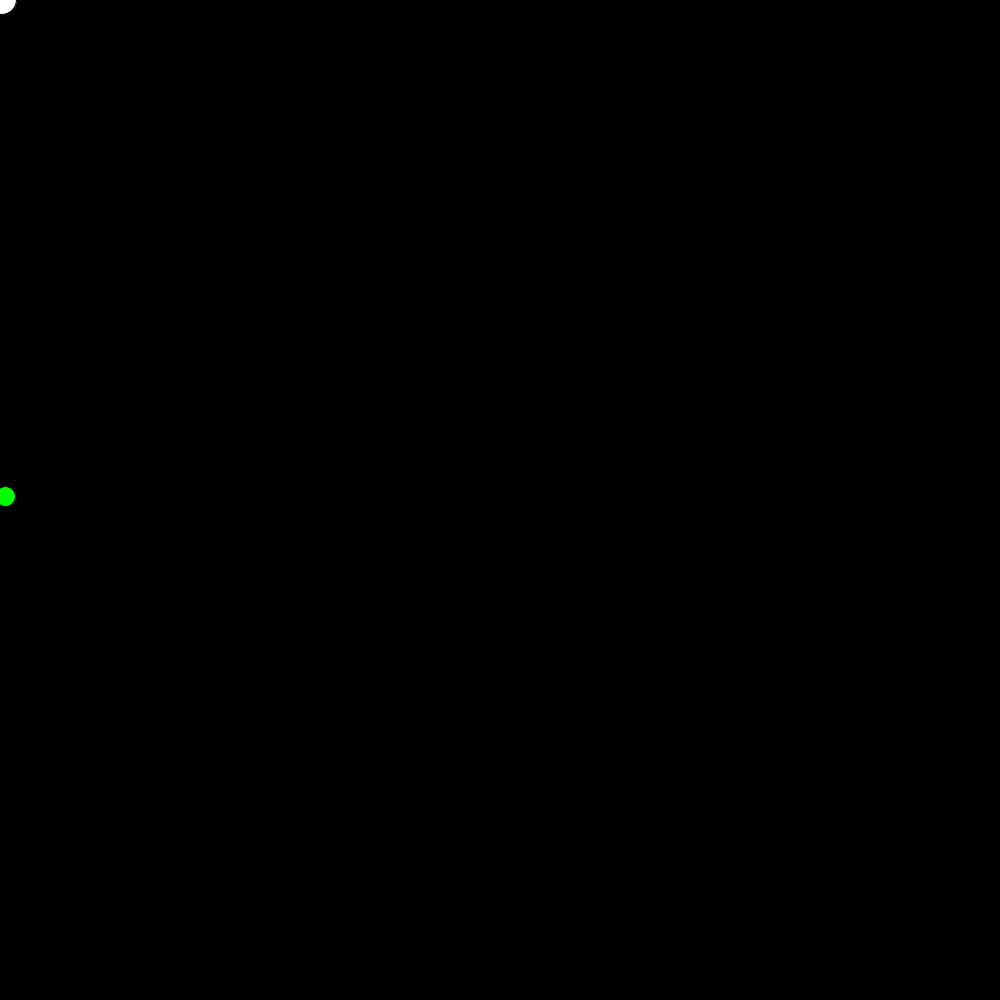
Frame 1 (no input)
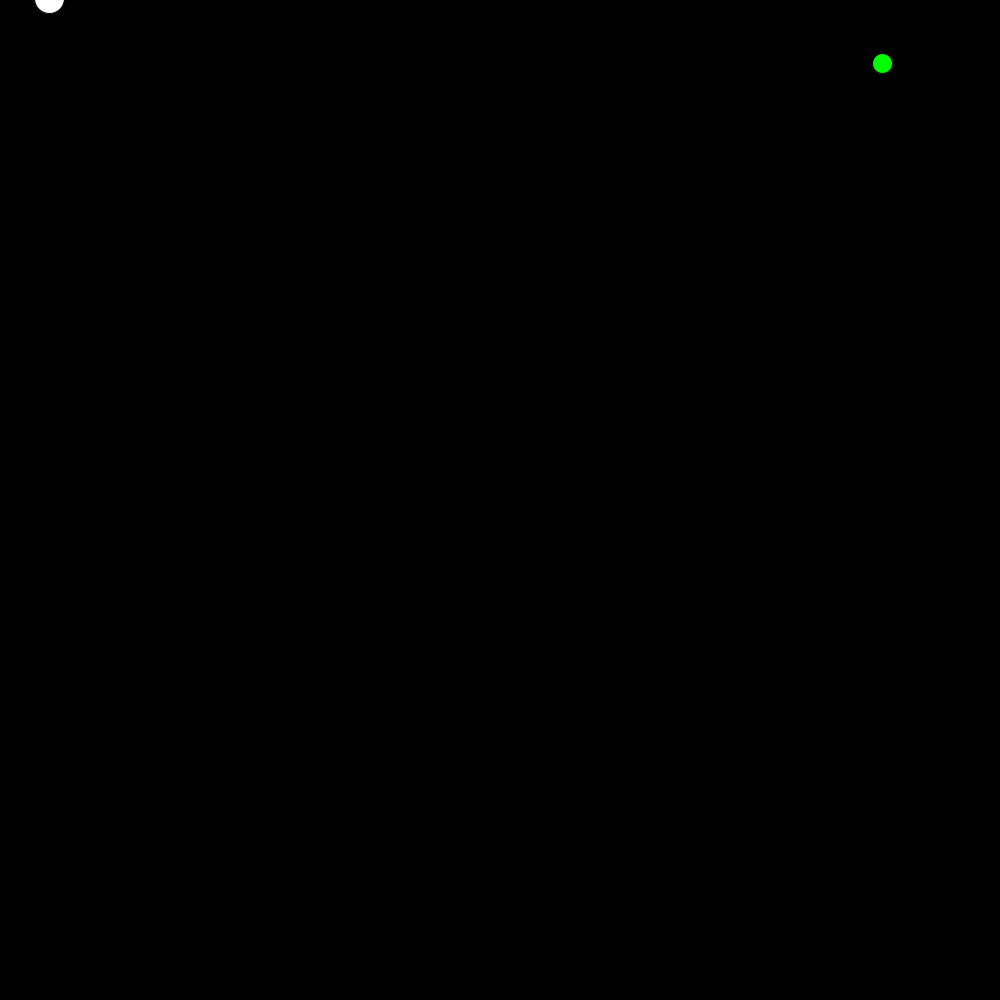
Frame 60 (the mouse pressed at the canvas centre just before this capture)
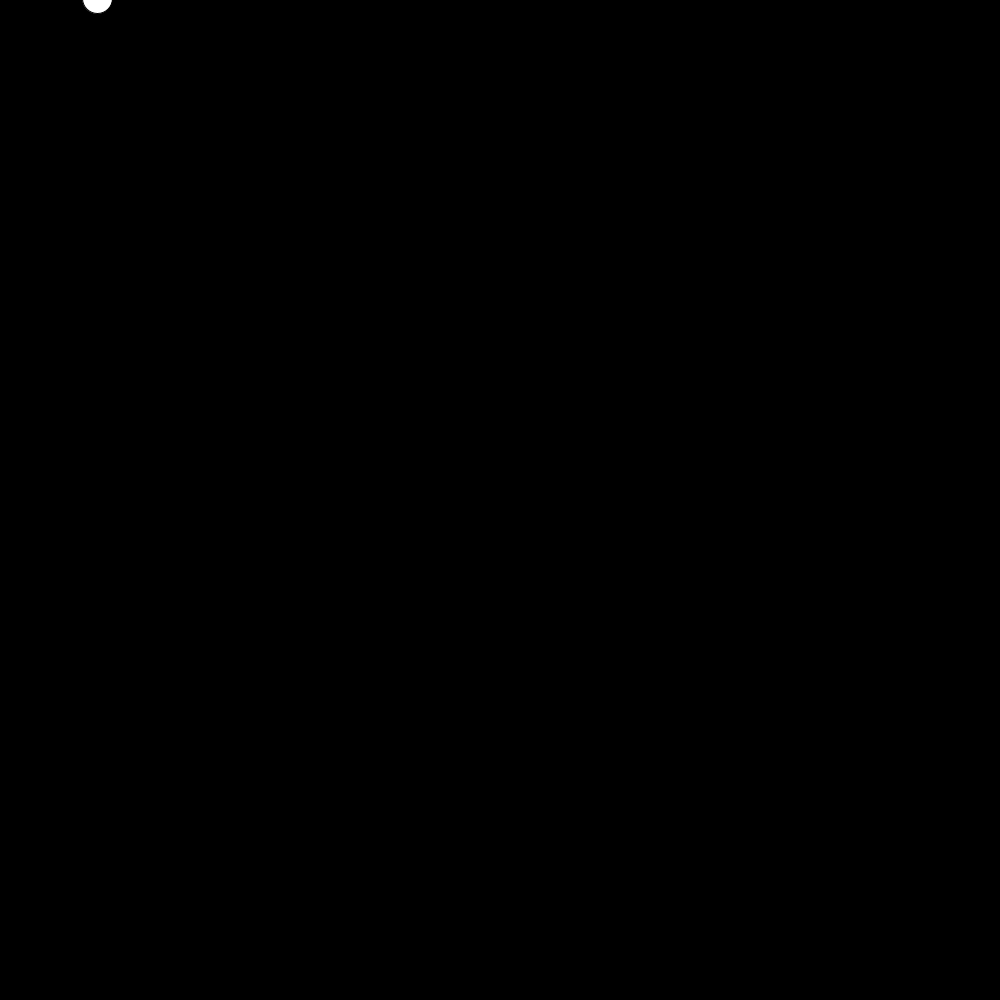
Frame 120 (the mouse held since frame 60 and released just before this capture)

The Processing sketch that drew these frames (run headless with seeded random() and noise(); from frame 60 on, the mouse is pressed at the canvas centre):

// Processing sketch: Comienzo_particulas
// ── Comienzo_particulas.pde
// Un sistema de particules necessita estructura
// Una bona manera d'estructurar es tenir objectes
// Els objectes es creen amb classes
// Una particula pot ser un objecte!

//Variables i objectes
float increment_temps = 0.04;
particula[] particulas_derecha;
particula[] particulas_izquierda;
particula[] particulas;
int num_particulas = 1;
particula lider;
//Funcions i classes
class particula {
  // Atributs
  PVector posicio_particula;  // Posició
  PVector velocitat_particula;  // Velocitat
  PVector acceleracio_particula;  //Acceleració
  float massa_particula;  //Massa
  float tamany_particula;
  color color_particula;
  //Constructor
  particula() {
    posicio_particula = new PVector(width / 2, height / 2);  // Posició
    velocitat_particula = new PVector(0.0, 0.0);  // Velocitat
    acceleracio_particula = new PVector(0.0, 0.0);  //Acceleració
  }
  particula(PVector p, PVector v, float m, float tam, color c) {
    posicio_particula = new PVector(0.0, 0.0);  // Posició
    velocitat_particula = new PVector(0.0, 0.0);  // Velocitat
    acceleracio_particula = new PVector(0.0, 0.0);  //Acceleració

    posicio_particula.set(p);  // Posició
    velocitat_particula.set(v);  // Velocitat
    massa_particula = m;  //Massa
    tamany_particula = tam;
    color_particula = c;
  }
  //Metodes
  void calcula_particula(PVector lider) {
    //Solver EULER
    PVector acumulador_forsa;
    acumulador_forsa = new PVector(0.0, 0.0);
    // 0) Acumular les forces
    lider.normalize();
    PVector desti = new PVector(width - posicio_particula.x, 0 - posicio_particula.y);
    PVector follow = new PVector(lider.x - posicio_particula.x, lider.y - posicio_particula.y);
    follow.normalize();
    acumulador_forsa.x = desti.x; // Podria afegir més forces
    acumulador_forsa.y = desti.y;
    // 1) Acceleració
    acceleracio_particula.x = acumulador_forsa.x / massa_particula;
    acceleracio_particula.y = acumulador_forsa.y / massa_particula;
    // 2) Velocitat
    velocitat_particula.x = velocitat_particula.x + acceleracio_particula.x * increment_temps;
    velocitat_particula.y = velocitat_particula.y + acceleracio_particula.y * increment_temps;
    // 3) Posició
    posicio_particula.x = posicio_particula.x + velocitat_particula.x * increment_temps;
    posicio_particula.y = posicio_particula.y + velocitat_particula.y * increment_temps;
  }

  void pinta_particula() {
    fill(color_particula);
    ellipse(posicio_particula.x, posicio_particula.y, tamany_particula, tamany_particula);
  }
}


void setup() {
  size(1000, 1000);
  // Contructor = PVector p, PVector v, float m, float tam, color c
  //particulas_derecha = new particula[particulas];
  //particulas_izquierda = new particula[particulas];
  particulas = new particula[num_particulas];
  for (int i = 0; i < num_particulas; i++) {
    //particulas_derecha[i] = new particula(new PVector(width / 2, height / 2), new PVector(-10.0, -30.0), 1, 30, color(255, 0, 0));
    //particulas_izquierda[i] = new particula(new PVector(width / 2, height / 2), new PVector(10.0, -30.0), 1, 30, color(0, 255, 0));
    particulas[i] = new particula(new PVector(0, height / 2), new PVector(10.0, -10.0), 1, 20, color(0, 255, 0));
  }
  lider = new particula(new PVector(width / 2, height / 2), new PVector(10.0, -30.0), 2, 30, color(255));
}

void draw() {
  background(0);
  fill(#804000);


  // Calcular
  //for (int i = 0; i < particulas; i++) {
  //  if (particulas_derecha[i].posicio_particula.x > width || particulas_derecha[i].posicio_particula.x < 0 || particulas_derecha[i].posicio_particula.y > height || particulas_derecha[i].posicio_particula.y < 0) {
  //    particulas_derecha[i] = new particula(new PVector(width / 2, height / 2), new PVector(random(-30.0, -10.0), random(-50.0, -30.0)), 1, 30, color(255, 0, 0));
  //  }
  //  if (particulas_izquierda[i].posicio_particula.x > width || particulas_izquierda[i].posicio_particula.x < 0 || particulas_izquierda[i].posicio_particula.y > height || particulas_izquierda[i].posicio_particula.y < 0) {
  //    particulas_izquierda[i] = new particula(new PVector(width / 2, height / 2), new PVector(random(10.0, 30.0), random(-50.0, -30.0)), 1, 30, color(0, 255, 0));
  //  }
  //}
  //for (int i = 0; i < particulas; i++) {
  //  particulas_derecha[i].calcula_particula();
  //  particulas_izquierda[i].calcula_particula();
  //  // Pintar
  //  particulas_derecha[i].pinta_particula();
  //  particulas_izquierda[i].pinta_particula();
  //}
  for (int i = 0; i < num_particulas; i++) {
    particulas[i].calcula_particula(lider.posicio_particula);
    particulas[i].calcula_particula(lider.posicio_particula);
    // Pintar
    particulas[i].pinta_particula();
    particulas[i].pinta_particula();
  }
  fill(255);
  lider.calcula_particula(new PVector(width, 0.0f));
  lider.pinta_particula();
}


void keyPressed() {
  if (key == 'w' || key == 'W') {
    //followLider = true;
    //followDestiny = false;
  } else if (key == 's' || key == 'S') {
    //followLider = false;
    //followDestiny = true;
  }
}
